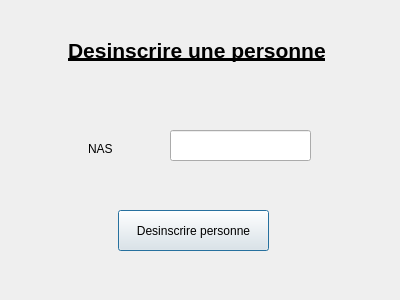
<?xml version="1.0" encoding="UTF-8"?>
<ui version="4.0">
 <class>desinscrireInterfaceClass</class>
 <widget class="QDialog" name="desinscrireInterfaceClass">
  <property name="geometry">
   <rect>
    <x>0</x>
    <y>0</y>
    <width>400</width>
    <height>300</height>
   </rect>
  </property>
  <property name="windowTitle">
   <string>desinscrireInterface</string>
  </property>
  <widget class="QPushButton" name="pushButton">
   <property name="geometry">
    <rect>
     <x>118</x>
     <y>210</y>
     <width>151</width>
     <height>41</height>
    </rect>
   </property>
   <property name="text">
    <string>Desinscrire personne</string>
   </property>
  </widget>
  <widget class="QLabel" name="label">
   <property name="geometry">
    <rect>
     <x>88</x>
     <y>140</y>
     <width>53</width>
     <height>17</height>
    </rect>
   </property>
   <property name="text">
    <string>NAS</string>
   </property>
  </widget>
  <widget class="QLineEdit" name="lineEdit">
   <property name="geometry">
    <rect>
     <x>170</x>
     <y>130</y>
     <width>141</width>
     <height>31</height>
    </rect>
   </property>
  </widget>
  <widget class="QLabel" name="label_11">
   <property name="geometry">
    <rect>
     <x>68</x>
     <y>20</y>
     <width>291</width>
     <height>61</height>
    </rect>
   </property>
   <property name="text">
    <string>&lt;!DOCTYPE HTML PUBLIC &quot;-//W3C//DTD HTML 4.0//EN&quot; &quot;http://www.w3.org/TR/REC-html40/strict.dtd&quot;&gt;
&lt;html&gt;&lt;head&gt;&lt;meta name=&quot;qrichtext&quot; content=&quot;1&quot; /&gt;&lt;style type=&quot;text/css&quot;&gt;
p, li { white-space: pre-wrap; }
&lt;/style&gt;&lt;/head&gt;&lt;body style=&quot; font-family:'Noto Sans'; font-size:9pt; font-weight:400; font-style:normal;&quot;&gt;
&lt;table border=&quot;0&quot; style=&quot;-qt-table-type: root; margin-top:4px; margin-bottom:4px; margin-left:4px; margin-right:4px;&quot;&gt;
&lt;tr&gt;
&lt;td style=&quot;border: none;&quot;&gt;
&lt;p style=&quot; margin-top:0px; margin-bottom:0px; margin-left:0px; margin-right:0px; -qt-block-indent:0; text-indent:0px;&quot;&gt;&lt;span style=&quot; font-size:16pt; font-weight:600; text-decoration: underline;&quot;&gt;Desinscrire une personne&lt;/span&gt;&lt;/p&gt;&lt;/td&gt;&lt;/tr&gt;&lt;/table&gt;&lt;/body&gt;&lt;/html&gt;</string>
   </property>
  </widget>
 </widget>
 <layoutdefault spacing="6" margin="11"/>
 <resources/>
 <connections/>
</ui>
